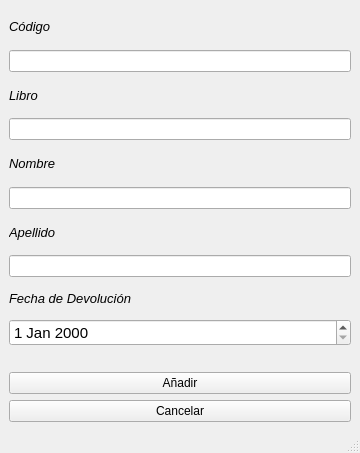
<?xml version="1.0" encoding="UTF-8"?>
<ui version="4.0">
 <class>newloanWindow</class>
 <widget class="QMainWindow" name="newloanWindow">
  <property name="geometry">
   <rect>
    <x>0</x>
    <y>0</y>
    <width>360</width>
    <height>453</height>
   </rect>
  </property>
  <property name="minimumSize">
   <size>
    <width>0</width>
    <height>0</height>
   </size>
  </property>
  <property name="windowTitle">
   <string>BiblioOrg | Nueva Solicitud</string>
  </property>
  <widget class="QWidget" name="centralwidget">
   <layout class="QGridLayout" name="gridLayout">
    <item row="0" column="0">
     <layout class="QVBoxLayout" name="verticalLayout_6">
      <item>
       <widget class="QLabel" name="codelabel">
        <property name="font">
         <font>
          <pointsize>10</pointsize>
          <italic>true</italic>
         </font>
        </property>
        <property name="text">
         <string>Código</string>
        </property>
       </widget>
      </item>
      <item>
       <widget class="QLineEdit" name="codetxt"/>
      </item>
     </layout>
    </item>
    <item row="1" column="0">
     <layout class="QVBoxLayout" name="verticalLayout_5">
      <item>
       <widget class="QLabel" name="booklabel">
        <property name="font">
         <font>
          <pointsize>10</pointsize>
          <italic>true</italic>
         </font>
        </property>
        <property name="text">
         <string>Libro</string>
        </property>
       </widget>
      </item>
      <item>
       <widget class="QLineEdit" name="booktxt"/>
      </item>
     </layout>
    </item>
    <item row="2" column="0">
     <layout class="QVBoxLayout" name="verticalLayout_4">
      <item>
       <widget class="QLabel" name="namelabel">
        <property name="font">
         <font>
          <pointsize>10</pointsize>
          <italic>true</italic>
         </font>
        </property>
        <property name="text">
         <string>Nombre</string>
        </property>
       </widget>
      </item>
      <item>
       <widget class="QLineEdit" name="nametxt"/>
      </item>
     </layout>
    </item>
    <item row="3" column="0">
     <layout class="QVBoxLayout" name="verticalLayout_3">
      <item>
       <widget class="QLabel" name="lastnamelabel">
        <property name="font">
         <font>
          <pointsize>10</pointsize>
          <italic>true</italic>
         </font>
        </property>
        <property name="text">
         <string>Apellido</string>
        </property>
       </widget>
      </item>
      <item>
       <widget class="QLineEdit" name="lastnametxt"/>
      </item>
     </layout>
    </item>
    <item row="4" column="0">
     <layout class="QVBoxLayout" name="verticalLayout_2">
      <item>
       <widget class="QLabel" name="datelabel">
        <property name="font">
         <font>
          <pointsize>10</pointsize>
          <italic>true</italic>
         </font>
        </property>
        <property name="text">
         <string>Fecha de Devolución</string>
        </property>
       </widget>
      </item>
      <item>
       <widget class="QDateEdit" name="dateEdit">
        <property name="font">
         <font>
          <pointsize>11</pointsize>
         </font>
        </property>
       </widget>
      </item>
     </layout>
    </item>
    <item row="5" column="0">
     <spacer name="horizontalSpacer">
      <property name="orientation">
       <enum>Qt::Orientation::Horizontal</enum>
      </property>
      <property name="sizeHint" stdset="0">
       <size>
        <width>40</width>
        <height>20</height>
       </size>
      </property>
     </spacer>
    </item>
    <item row="6" column="0">
     <layout class="QVBoxLayout" name="verticalLayout">
      <item>
       <widget class="QPushButton" name="addbtn">
        <property name="text">
         <string>Añadir</string>
        </property>
       </widget>
      </item>
      <item>
       <widget class="QPushButton" name="cancelbtn">
        <property name="text">
         <string>Cancelar</string>
        </property>
       </widget>
      </item>
     </layout>
    </item>
   </layout>
  </widget>
  <widget class="QMenuBar" name="menubar">
   <property name="geometry">
    <rect>
     <x>0</x>
     <y>0</y>
     <width>360</width>
     <height>33</height>
    </rect>
   </property>
  </widget>
  <widget class="QStatusBar" name="statusbar"/>
 </widget>
 <resources/>
 <connections/>
</ui>
